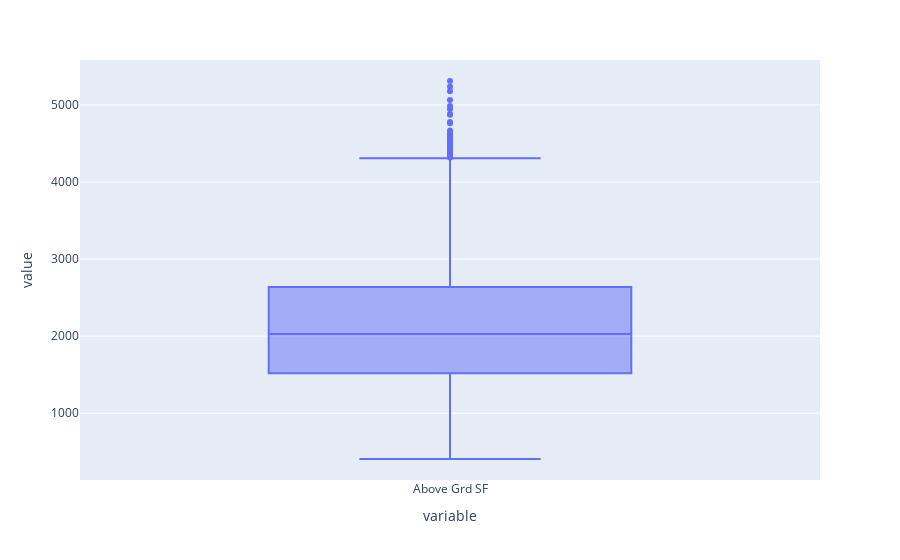

The code cell stored with this chart in its notebook:
### Code cell
fig = make_subplots(rows=1, cols=2)
fig = px.box(X, y=["Above Grd SF"])
fig.show()

### Figure 1 — Plotly figure (JSON) as saved in the notebook; plotly's stock layout.template omitted (floating-point values rounded to 4 significant figures; data arrays with more than 128 entries replaced by an {"elided": "..."} marker saying what was removed)
{"data": [{"alignmentgroup": "True", "hovertemplate": "variable=%{x}<br>value=%{y}<extra></extra>", "legendgroup": "", "marker": {"color": "#636efa"}, "name": "", "notched": false, "offsetgroup": "", "orientation": "v", "showlegend": false, "type": "box", "x": {"elided": "7080 str values"}, "x0": " ", "xaxis": "x", "y": {"elided": "7080 int values"}, "y0": " ", "yaxis": "y"}], "layout": {"boxmode": "group", "legend": {"tracegroupgap": 0}, "margin": {"t": 60}, "xaxis": {"anchor": "y", "domain": [0, 1], "title": {"text": "variable"}}, "yaxis": {"anchor": "x", "domain": [0, 1], "title": {"text": "value"}}}}
